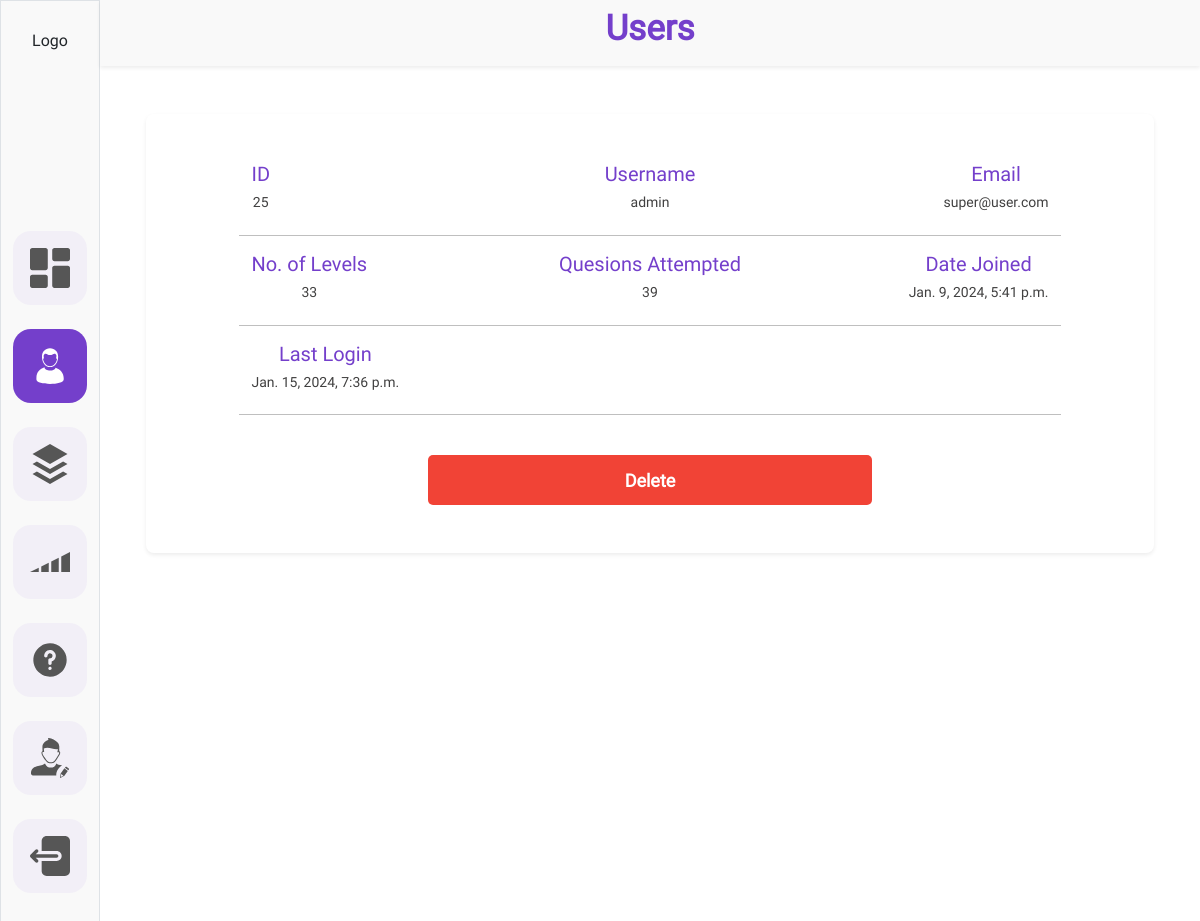
The app's page /myadmin/users/25/ (signed in), older data.
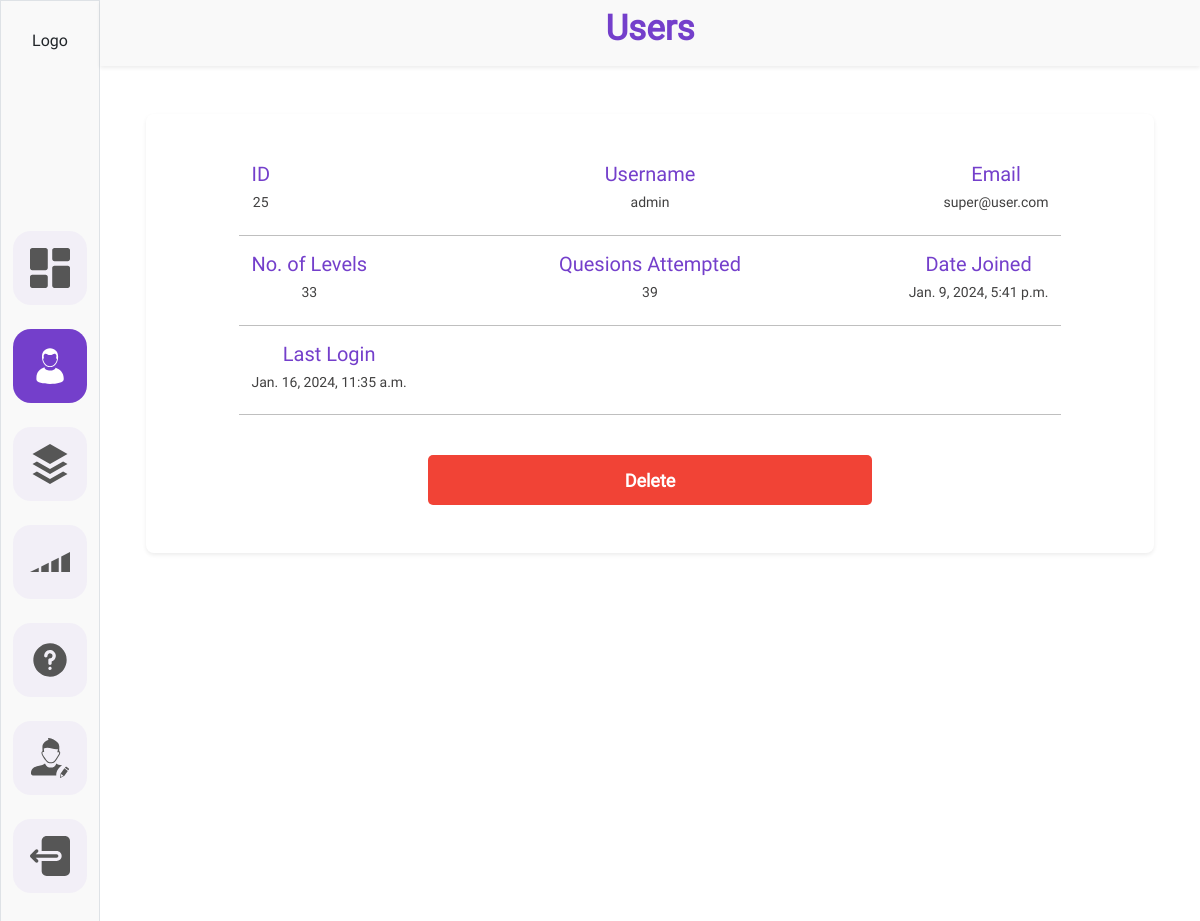
The same page, newer data.
### customAuth/models.py (models this page shows)
class BaseModel(models.Model):
    created_at = models.DateTimeField(auto_now_add = True)
    updated_at = models.DateTimeField(auto_now = True)
    class Meta:
        abstract = True

class User(AbstractUser, BaseModel):
    username = None
    name = models.CharField(max_length = CharFieldSizes.XX_LARGE)
    email = models.EmailField(unique=True)
    profile_image = models.ImageField(upload_to="profile_images", default='profile1-blue.svg')
    USERNAME_FIELD = 'email'
    REQUIRED_FIELDS = []
    objects = UserManager()

### adminDashboard/views.py (the view)
# urls.py: path('users/<pk>/', views.usersDetails, name='user-details'),
@login_required(login_url='login')
def usersDetails(request, pk):
    user = User.objects.get(id=pk)
    return render (request, 'admin_dashboard/user-details.html',{'user':user})

### templates/admin_dashboard/user-details.html (shortened to what the changed rows need)
{% load static %}
<!DOCTYPE html>
<html lang="en">
<head>
    <link
    href="https://cdn.jsdelivr.net/npm/bootstrap@5.3.2/dist/css/bootstrap.min.css"
    rel="stylesheet"
  />
  <link rel="stylesheet" href="{% static 'admin_dashboard/css/common.css'%}">
  <link rel="stylesheet" href="{% static 'admin_dashboard/css/category.css'%}">
  <link rel="stylesheet" href="{% static 'admin_dashboard/css/users.css'%}">
  <link rel="stylesheet" href="{% static 'admin_dashboard/css/login.css' %}">
  <link rel="stylesheet" href="{% static 'admin_dashboard/css/profile.css'%}">
  <link rel="stylesheet" href="{% static 'admin_dashboard/css/user-details.css'%}">
</head>
<body>
    <div class="container-fluid">
        <div class="row ">
            <div class="col-11 h-100">
                <div class="row p-2 bg-sidebar shadow-sm">
                    <div class="col d-flex justify-content-center">
                        <div class= "">
                            <h1 class="dashboard__heading">Users</h1>
                        </div>
                    </div>
                </div>
                <div class="row justify-content-center mt-5">
                  <div class="col-11 shadow-sm rounded-3 d-flex flex-column align-items-center  p-5 ">
                        <div class="row justify-content-between align-items-center w-90 ">
                            <div class="col-4 d-flex justify-content-start">
                                <div class="d-flex flex-column align-items-center">
                                    <div ><h5 class="user-details__desc">{{user.id}}</h5></div>
                                </div>
                            </div>
                            <div class="col-4 d-flex justify-content-center">
                                <div class="d-flex flex-column align-items-center">
                                    <div ><h5 class="user-details__desc">{{user.name}}</h5></div>
                                </div>
                            </div>
                            <div class="col-4 d-flex justify-content-end">
                                <div class="d-flex flex-column align-items-center">
                                    <div ><h5 class="user-details__desc">{{user.email}}</h5></div>
                                </div>
                            </div>
                        </div>
                        <div class="row  justify-content-between w-90 ">
                            <div class="col-4 d-flex justify-content-end">
                              <div class="d-flex flex-column align-items-center">
                                  <div ><h5 class="user-details__desc">{{user.date_joined}}</h5></div>
                              </div>
                          </div>
                        </div>
                        <div class="row  justify-content-start w-90 ">
                            <div class="col-4 d-flex justify-content-start">
                                <div class="d-flex flex-column align-items-center">
                                    <div ><h5 class="user-details__desc">{{user.last_login}}</h5></div>
                                </div>
                            </div>
                        </div>
                  </div>
                </div>
            </div>
        </div>
    </div>
</body>
</html>

Row changes from the older to the newer data that the page shows:
changed User "admin": last_login "Jan. 15, 2024, 7:36 p.m." → "Jan. 16, 2024, 11:35 a.m."
